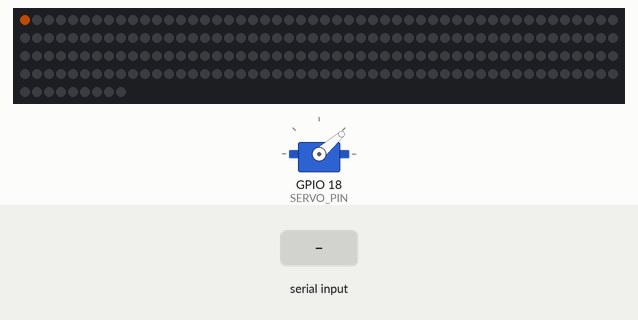
Simulated run of this sketch. Board: ESP32. On the bench: servo, 209 RGB LEDs in strip order, left to right, continuing on the next row. The inputs (shaded band) are chosen by the test bench. Dim RGB values are drawn brighter than linear; what the sketch prints to the serial monitor is not drawn.

Above: at 0.16 s.
At 0.76 s:
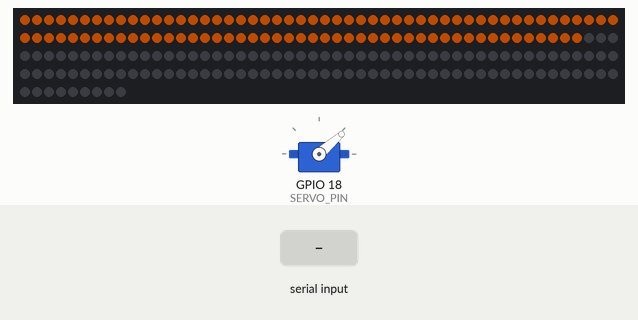
At 2.1 s:
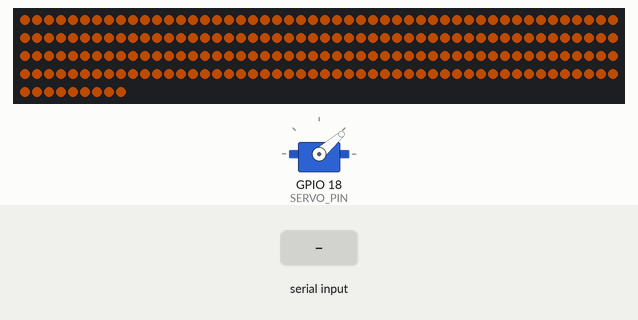
2.2 s: "u\n" received over Serial
Timing chart, 0 to 5.2 s (numbered marks = the images above; inputs shaded):
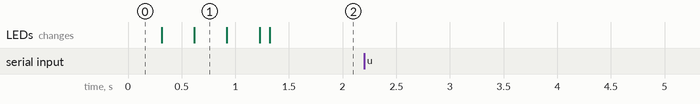

Measured:
- after the input at 2.2 s, every drawn part: stays the same

The sketch:

esp_antenna.ino
```cpp
#include <FastLED.h>
#include <ESP32Servo.h>
#include <esp_now.h>
#include <WiFi.h>

#define NUM_LEDS 209
#define LED_PIN 17
#define SERVO_PIN 18
#define START_POS 960
#define FRONT_POS 1960

const int MIN_ANGLE = 104;
const int MAX_ANGLE = 137;

// ESP-NOW
uint8_t receiverMAC[] = {0xb0,0xcb,0xd8,0xc3,0x11,0x48}; // ESP32 #2 MAC

// Antenna servo
Servo pwm;
unsigned int pwm_pos = START_POS;
unsigned long lastToggleTime = 0;
const int cooldown = 5000;

// LEDs
CRGB leds[NUM_LEDS];
int i = 0;
bool filled = false;

// Serial input
String inputString = "";
bool stringComplete = false;

void setup() {
  // LEDs
  FastLED.addLeds<WS2812B, LED_PIN, GRB>(leds, NUM_LEDS);
  FastLED.setBrightness(80);

  // Serial
  Serial.begin(115200);

  // Servo
  ESP32PWM::allocateTimer(0);
  pwm.setPeriodHertz(50);
  pwm.attach(SERVO_PIN, 500, 2500);
  slowMove(START_POS);
  Serial.println("antenna servo READY");

  // ESP-NOW setup
  WiFi.mode(WIFI_STA);
  if (esp_now_init() != ESP_OK) {
    Serial.println("ESP-NOW init failed");
    return;
  }
  esp_now_peer_info_t peerInfo = {};
  memcpy(peerInfo.peer_addr, receiverMAC, 6);
  peerInfo.channel = 0;
  peerInfo.encrypt = false;
  esp_now_add_peer(&peerInfo);

  Serial.println("espnow READY");
}

void loop() {
  // Fill LEDs one by one
  if (!filled) {
    if (i < NUM_LEDS) {
      leds[i] = CRGB(255, 100, 0);
      FastLED.show();
      i++;
    } else {
      filled = true;
    }
    return;
  }

  // --- SERIAL READ ---
  while (Serial.available() > 0) {
    char c = Serial.read();
    if (c == '\n') {
      stringComplete = true;
      break;
    } else {
      inputString += c;
    }
  }

  if (stringComplete) {
    inputString.trim();

    unsigned long now = millis();
    char cmd = inputString[0];

    // --- Case 1: Antenna commands ---
    if ((cmd == 'F' || cmd == 'f') && (now - lastToggleTime > cooldown)) {
      if (pwm_pos != FRONT_POS) {
        pwm_pos = FRONT_POS;
        slowMove(pwm_pos);
        Serial.println("STATUS:AT_FRONT");
      }
    } else if ((cmd == 'D' || cmd == 'd') && (now - lastToggleTime > cooldown)) {
      pwm_pos -= 10;
      slowMove(pwm_pos);
      Serial.println("STATUS:ADJUST_DOWN");
    } else if ((cmd == 'U' || cmd == 'u') && (now - lastToggleTime > cooldown)) {
      pwm_pos += 10;
      slowMove(pwm_pos);
      Serial.println("STATUS:ADJUST_UP");
    } else if ((cmd == 'S' || cmd == 's') && (now - lastToggleTime > cooldown)) {
      if (pwm_pos != START_POS) {
        pwm_pos = START_POS;
        slowMove(pwm_pos);
        Serial.println("STATUS:AT_START");
      }
    }
    // --- Case 2: Gripper numeric angle ---
    else {
      int val = inputString.toInt();
      if (val >= MIN_ANGLE && val <= MAX_ANGLE) {
        Serial.printf("Target angle: %d\n", val);

        // Send via ESP-NOW
        esp_now_send(receiverMAC, (uint8_t*)&val, sizeof(val));
        Serial.printf("Sent angle via ESP-NOW: %d\n", val);
      } else {
        Serial.println("Invalid input");
      }
    }

    inputString = "";
    stringComplete = false;
    lastToggleTime = millis();
  }
}

void slowMove(int target) {
  static int currentPos = START_POS;
  int step = (target > currentPos) ? 5 : -5;

  while (abs(currentPos - target) > 5) {
    currentPos += step;
    pwm.writeMicroseconds(currentPos);
    delay(15);
  }
  pwm.writeMicroseconds(target);
  currentPos = target;
}
```
